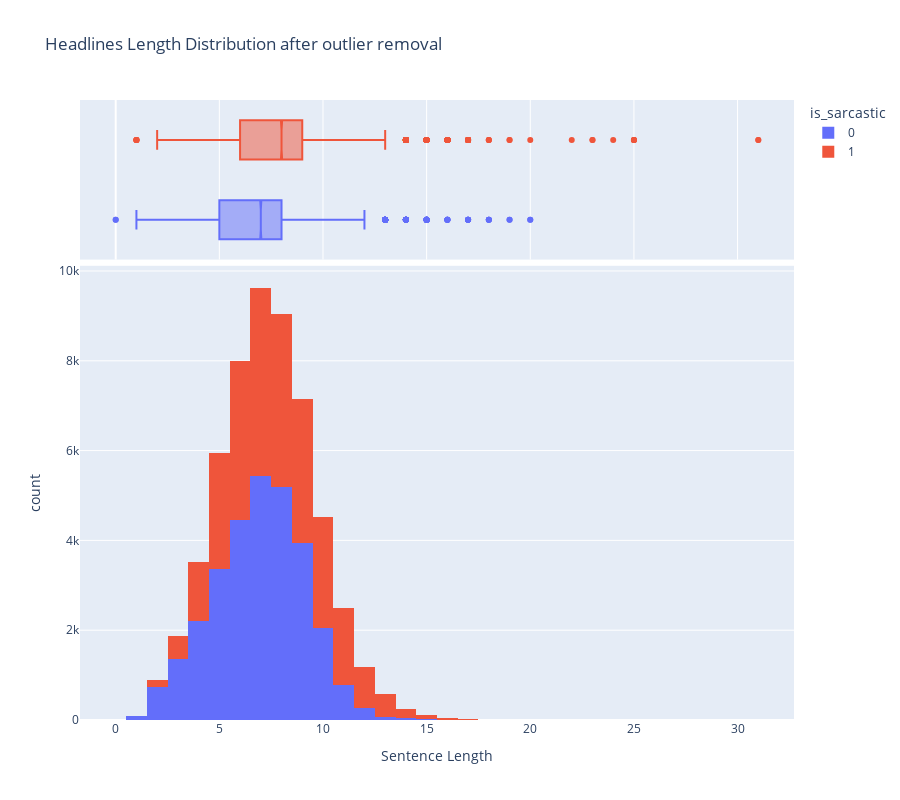

The code cell stored with this chart in its notebook:
### Code cell
px.histogram(headlines, 
             x="sen_len_after_pre",
             height=800,
             color='is_sarcastic', 
             title="Headlines Length Distribution after outlier removal", 
             marginal="box",
             labels={'sen_len_after_pre':'Sentence Length'},
            )

### Figure 1 — Plotly figure (JSON) as saved in the notebook; plotly's stock layout.template omitted (floating-point values rounded to 4 significant figures; data arrays with more than 128 entries replaced by an {"elided": "..."} marker saying what was removed)
{"data": [{"alignmentgroup": "True", "bingroup": "x", "hovertemplate": "is_sarcastic=0<br>Sentence Length=%{x}<br>count=%{y}<extra></extra>", "legendgroup": "0", "marker": {"color": "#636efa", "pattern": {"shape": ""}}, "name": "0", "offsetgroup": "0", "orientation": "v", "showlegend": true, "type": "histogram", "x": {"elided": "29970 int values"}, "xaxis": "x", "yaxis": "y"}, {"alignmentgroup": "True", "hovertemplate": "is_sarcastic=0<br>Sentence Length=%{x}<extra></extra>", "legendgroup": "0", "marker": {"color": "#636efa"}, "name": "0", "notched": true, "offsetgroup": "0", "showlegend": false, "type": "box", "x": {"elided": "29970 int values"}, "xaxis": "x2", "yaxis": "y2"}, {"alignmentgroup": "True", "bingroup": "x", "hovertemplate": "is_sarcastic=1<br>Sentence Length=%{x}<br>count=%{y}<extra></extra>", "legendgroup": "1", "marker": {"color": "#EF553B", "pattern": {"shape": ""}}, "name": "1", "offsetgroup": "1", "orientation": "v", "showlegend": true, "type": "histogram", "x": {"elided": "25357 int values"}, "xaxis": "x", "yaxis": "y"}, {"alignmentgroup": "True", "hovertemplate": "is_sarcastic=1<br>Sentence Length=%{x}<extra></extra>", "legendgroup": "1", "marker": {"color": "#EF553B"}, "name": "1", "notched": true, "offsetgroup": "1", "showlegend": false, "type": "box", "x": {"elided": "25357 int values"}, "xaxis": "x2", "yaxis": "y2"}], "layout": {"barmode": "relative", "height": 800, "legend": {"title": {"text": "is_sarcastic"}, "tracegroupgap": 0}, "title": {"text": "Headlines Length Distribution after outlier removal"}, "xaxis": {"anchor": "y", "domain": [0.0, 1.0], "title": {"text": "Sentence Length"}}, "xaxis2": {"anchor": "y2", "domain": [0.0, 1.0], "matches": "x", "showgrid": true, "showticklabels": false}, "yaxis": {"anchor": "x", "domain": [0.0, 0.7326], "title": {"text": "count"}}, "yaxis2": {"anchor": "x2", "domain": [0.7426, 1.0], "matches": "y2", "showgrid": false, "showline": false, "showticklabels": false, "ticks": ""}}}
